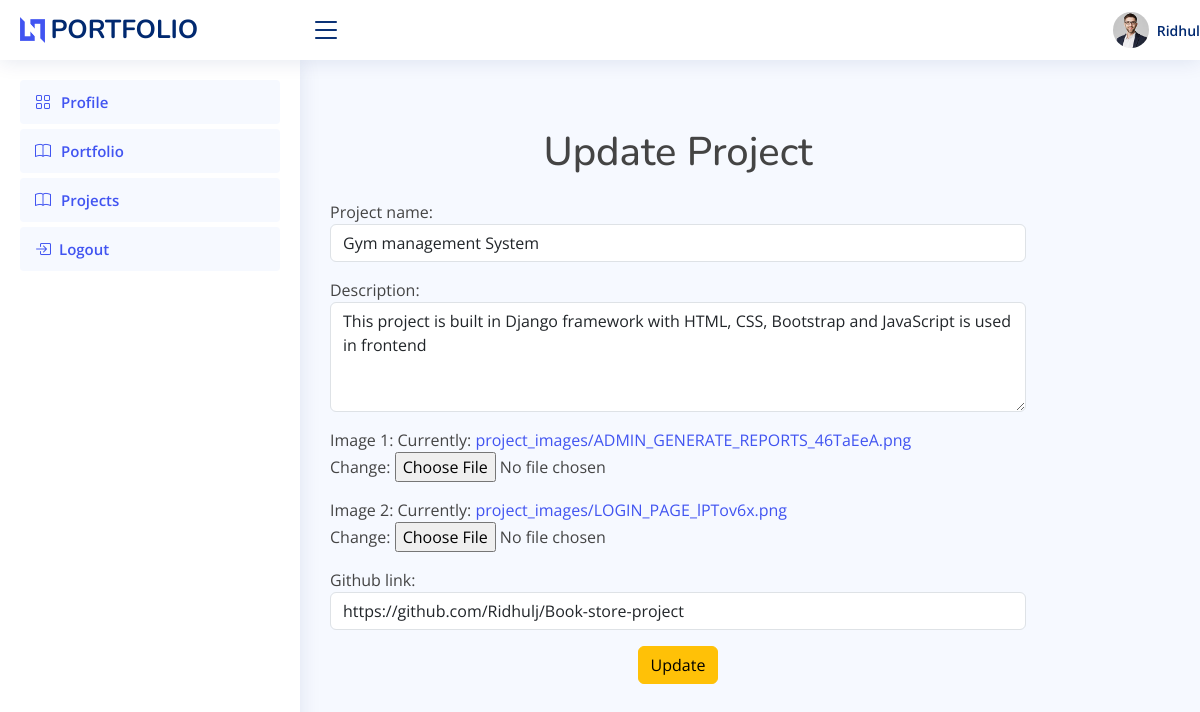
The app's page /projects/update/2/ (signed in) with its own data.
### userprofileapp/models.py (models this page shows, shortened)
class Project(models.Model):
    user = models.ForeignKey(User, on_delete=models.CASCADE)  # Link each project to a user
    project_name = models.CharField(max_length=255)
    description = models.TextField()
    image1 = models.ImageField(upload_to='project_images/', verbose_name='Image 1')
    image2 = models.ImageField(upload_to='project_images/', verbose_name='Image 2')
    github_link = models.URLField(max_length=200, blank=True)

### userprofileapp/views.py (the view)
# urls.py: path('projects/update/<int:project_id>/',views.update_project, name='update_project'),
def update_project(request, project_id):
    project = get_object_or_404(Project, id=project_id,
                                user=request.user)  # Ensure the project belongs to the current user
    if request.method == 'POST':
        form = ProjectForm(request.POST, request.FILES, instance=project)
        if form.is_valid():
            form.save()
            return redirect('project_showcase')
    else:
        form = ProjectForm(instance=project)
    return render(request, 'update_project.html', {'form': form})

### userprofileapp/forms.py
class ProjectForm(forms.ModelForm):
    class Meta:
        model = Project
        fields = ['project_name', 'description', 'image1', 'image2', 'github_link']
        widgets = {
            'project_name': forms.TextInput(attrs={'class': 'form-control', 'placeholder': 'Enter project name'}),
            'description': forms.Textarea(attrs={'class': 'form-control', 'rows': 4, 'placeholder': 'Enter project description'}),
            'image1': forms.ClearableFileInput(attrs={'class': 'form-control-file'}),
            'image2': forms.ClearableFileInput(attrs={'class': 'form-control-file'}),
            'github_link': forms.URLInput(attrs={'class': 'form-control', 'placeholder': 'Enter GitHub link'}),
        }

### templates/update_project.html (shortened to what this page needs)
{% extends 'base.html' %}
{% load static %}
{% block content %}
<div class="container mt-5">
    <h1 class="text-center mb-4">Update Project</h1>
    <form method="POST" enctype="multipart/form-data">
        {{ form.as_p }}
        <div class="text-center">
            <button type="submit" class="btn btn-warning">Update</button>
        </div>
    </form>
</div>
{% endblock %}

### templates/base.html (shortened to what this page needs)
<!DOCTYPE html>
{% load static %}
<html lang="en">
<head>
  <link href="{% static 'assets/vendor/bootstrap/css/bootstrap.min.css' %}" rel="stylesheet">
  <link href="{% static 'assets/vendor/bootstrap-icons/bootstrap-icons.css' %}" rel="stylesheet">
  <link href="{% static 'assets/vendor/boxicons/css/boxicons.min.css' %}" rel="stylesheet">
  <link href="{% static 'assets/vendor/quill/quill.snow.css' %}" rel="stylesheet">
  <link href="{% static 'assets/vendor/quill/quill.bubble.css' %}" rel="stylesheet">
  <link href="{% static 'assets/vendor/remixicon/remixicon.css' %}" rel="stylesheet">
  <link href="{% static 'assets/vendor/simple-datatables/style.css' %}" rel="stylesheet">
  <link href="{% static 'assets/css/style.css' %}" rel="stylesheet">
</head>
<body>
  <header id="header" class="header fixed-top d-flex align-items-center">
    <div class="d-flex align-items-center justify-content-between">
      <a href="index.html" class="logo d-flex align-items-center">
        <img src="{% static 'assets/img/logo.png' %}" alt="">
        <span class="d-none d-lg-block">PORTFOLIO</span>
      </a>
      <i class="bi bi-list toggle-sidebar-btn"></i>
    </div>
    <nav class="header-nav ms-auto">
          <a class="nav-link nav-profile d-flex align-items-center pe-0" href="#" data-bs-toggle="dropdown">
            <img src="{% static 'assets/img/profile-img.jpg' %}" alt="Profile" class="rounded-circle">
            <span class="d-none d-md-block  ps-2">{{ user.first_name }}</span>
          </a>
    </nav>
  </header>
  <aside id="sidebar" class="sidebar">
    <ul class="sidebar-nav" id="sidebar-nav">
      <li class="nav-item">
        <a class="nav-link " href="{% url 'view_portfolio'%}">
          <i class="bi bi-grid"></i>
          <span>Profile</span>
        </a>
      </li>
<li class="nav-item">
    <a class="nav-link btn btn-outline-danger" href="{% url 'viewdetails' %}">
        <i class="bi bi-book"></i>
        <span>Portfolio</span>
    </a>
</li>
<li class="nav-item">
    <a class="nav-link btn btn-outline-danger" href="{% url 'project_showcase' %}">
        <i class="bi bi-book"></i>
        <span>Projects</span>
    </a>
</li>
<li class="nav-item">
    <a href="{% url 'logout' %}" class="nav-link btn btn-outline-danger d-flex align-items-center">
        <i class="bi bi-box-arrow-in-right me-2"></i>
        <span>Logout</span>
    </a>
</li>
    </ul>
  </aside>
  <main id="main" class="main">
    <section class="section dashboard">
      <div class="row">
        <div class="col-lg-10">
          <div class="row">
{% block content %}
{% endblock %}
</body>
</html>

### static/assets/css/style.css (style rules this page uses)
:root { scroll-behavior: smooth; }
body { font-family: "Open Sans", sans-serif; background: #f6f9ff; color: #444444; }
a { color: #4154f1; text-decoration: none; }
h1, h2, h3, h4, h5, h6 { font-family: "Nunito", sans-serif; }
#main { margin-top: 60px; padding: 20px 30px; transition: all 0.3s; }
.logo { line-height: 1; }
@media (min-width: 1200px) { .logo { width: 280px; } }
.logo img { max-height: 26px; margin-right: 6px; }
.logo span { font-size: 26px; font-weight: 700; color: #012970; font-family: "Nunito", sans-serif; }
.header { transition: all 0.5s; z-index: 997; height: 60px; box-shadow: 0px 2px 20px rgba(1, 41, 112, 0.1); background-color: #fff; padding-left: 20px; }
.header .toggle-sidebar-btn { font-size: 32px; padding-left: 10px; cursor: pointer; color: #012970; }
.header-nav .nav-profile { color: #012970; }
.header-nav .nav-profile img { max-height: 36px; }
.header-nav .nav-profile span { font-size: 14px; font-weight: 600; }
.sidebar { position: fixed; top: 60px; left: 0; bottom: 0; width: 300px; z-index: 996; transition: all 0.3s; padding: 20px; overflow-y: auto; scrollbar-width: thin; scrollbar-color: #aab7cf transparent; box-shadow: 0px 0px 20px rgba(1, 41, 112, 0.1); background-color: #fff; }
@media (min-width: 1200px) { #main, #footer { margin-left: 300px; } }
.sidebar-nav { padding: 0; margin: 0; list-style: none; }
.sidebar-nav li { padding: 0; margin: 0; list-style: none; }
.sidebar-nav .nav-item { margin-bottom: 5px; }
.sidebar-nav .nav-link { display: flex; align-items: center; font-size: 15px; font-weight: 600; color: #4154f1; transition: 0.3; background: #f6f9ff; padding: 10px 15px; border-radius: 4px; }
.sidebar-nav .nav-link i { font-size: 16px; margin-right: 10px; color: #4154f1; }

### records on screen
Project: project_name "Gym management System", description "This project is built in Django framework with HTML, CSS, Bootstrap and JavaScript is used in frontend", github_link "https://github.com/Ridhulj/Book-store-project"

### other values on screen
{{ user.first_name }} "Ridhul"
